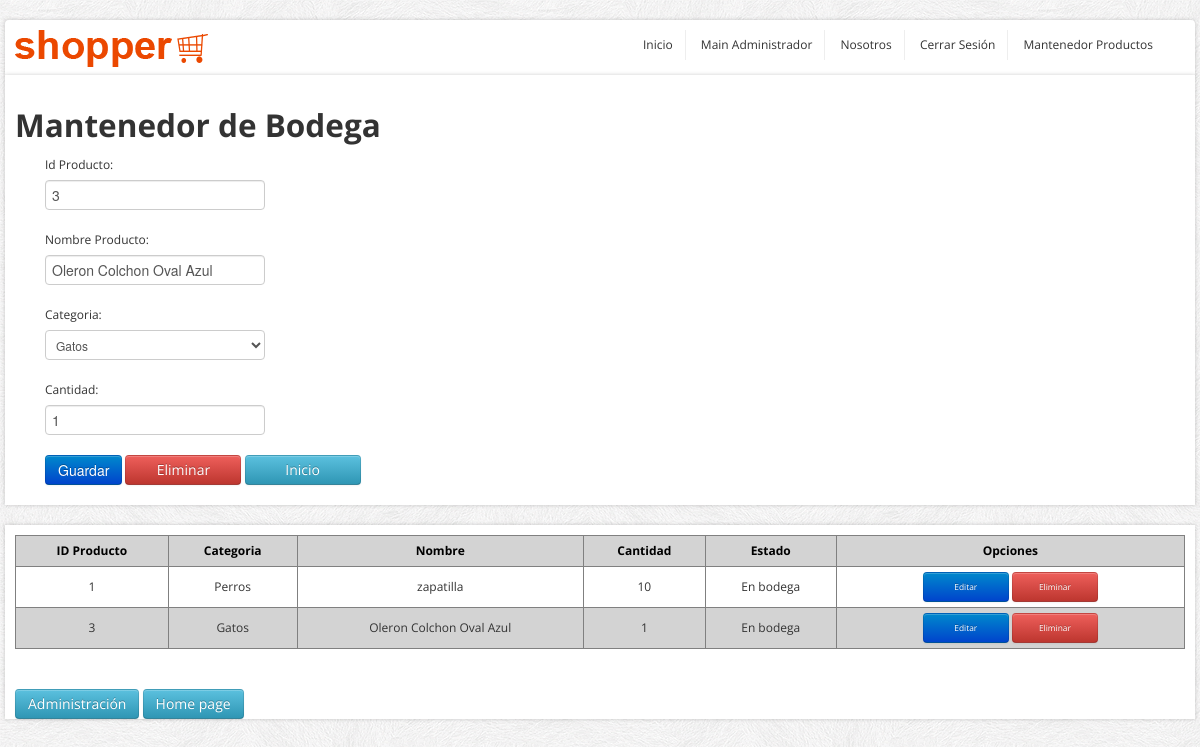
Before: /maestro_bodega/upd/3 (signed in) with the older database file.
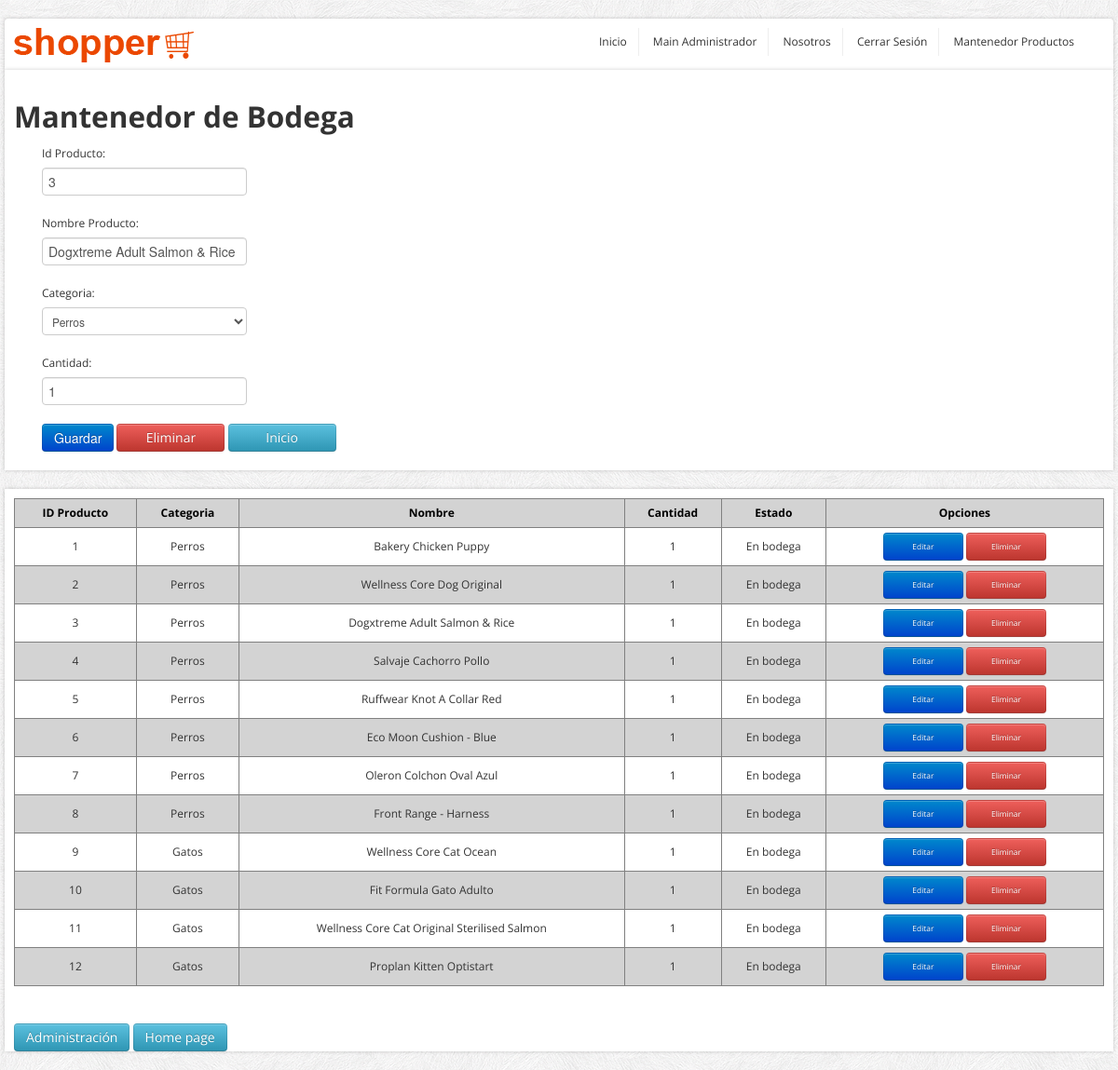
After: the same page with the newer database file.
### core/models.py (models this page shows, shortened)
class Producto(models.Model):
    idProducto = models.IntegerField(primary_key=True, verbose_name="Id Producto")
    nomProducto = models.CharField(max_length=80, blank=False, null=False, verbose_name="Nombre Producto")
    descripcion = models.CharField(max_length=300, null=True, blank=True, verbose_name="Descripción")
    precio = models.IntegerField(verbose_name="Precio")
    porcDesctoSubscriptor = models.IntegerField(blank=False, null=False, default=0,verbose_name="Porcentaje Descuento Suscriptor")
    porcDesctoOferta = models.IntegerField(blank=False, null=False, default=0,verbose_name="Porcentaje Descuento Oferta")
    imagen = models.ImageField(upload_to="images/", default="sinfoto.jpg", null=False, blank=False, verbose_name="Imagen Producto")
    cantidad= models.IntegerField(blank=False, null=False, default=0,verbose_name="Cantidad")
    categoria = models.ForeignKey(Categoria, on_delete=models.DO_NOTHING)

class Categoria(models.Model):
    idCategoria = models.IntegerField(primary_key=True, verbose_name="Id de categoría")
    nombreCategoria = models.CharField(max_length=80, blank=False, null=False, verbose_name="Nombre de la categoría")
    def __str__(self):
        return self.nombreCategoria

### core/views.py (the view, shortened to what this page needs)
# urls.py: path('maestro_bodega/<action>/<id>', maestro_bodega, name="maestro_bodega"),
def maestro_bodega(request, action, id):
    if not (request.user.is_authenticated and request.user.is_staff):
        return redirect(home)
    data = {"mesg": "", "form": BodegaForm, "action": action, "id": id}
    if action == 'upd':
        objeto = Producto.objects.get(idProducto=id)
        if request.method == "POST":
            form = BodegaForm(data=request.POST, files=request.FILES, instance=objeto)
            if form.is_valid:
                form.save()
                data["mesg"] = "¡El Producto fue actualizado correctamente!"
        data["form"] = BodegaForm(instance=objeto)
    data["list"] = Producto.objects.all().order_by('idProducto')
    return render(request, "core/maestro_bodega.html", data)

### core/forms.py
class BodegaForm(ModelForm):
    class Meta:
        model = Producto
        fields = ['idProducto', 'nomProducto','categoria', 'cantidad' ]

### core/templates/core/maestro_bodega.html (shortened to what this page needs)
{% load static %}
<!DOCTYPE html>
<html lang="en">
	<head>
		<link href="../../static/core/css/bootstrap/css/bootstrap.min.css" rel="stylesheet">
		<link href="../../static/core/css/bootstrap/css/bootstrap-responsive.min.css" rel="stylesheet">
		<link href="../../static/core/css/themes/css/bootstrappage.css" rel="stylesheet"/>
		<link href="../../static/core/css/themes/css/flexslider.css" rel="stylesheet"/>
		<link href="../../static/core/css/themes/css/main.css" rel="stylesheet"/>
		<link href="{% static 'core/css/forms.css'%}" rel="stylesheet">
	</head>
    <body>
		<div id="top-bar" class="container">
			<div class="row container-fluid">
					<ul class="user-menu">
						<div class="pull-left">
							<a href="index.html" class="logo pull-left"><img src="../../static/core/css/themes/images/logo.png" class="site_logo" alt=""></a>
						</div>
						<div class="pull-right">
							<li><a href="{% url 'home' %}">Inicio</a></li>
							<li><a href="{% url 'mainAdministrador' %}">Main Administrador</a></li>
							<li><a href="{% url 'sobre_nosotros' %}">Nosotros</a></li>
							<li><a href="{% url 'cerrar_sesion' %}">Cerrar Sesión</a></li>
							<li><a href="{% url 'maestro_producto' 'ins' -1 %}">Mantenedor Productos</a></li>
						</div>
					</ul>
			</div>
		</div>
		<div id="wrapper" class="container">
			<section class="main-content">
			    <br>
				<h2><span>Mantenedor de Bodega</span></h2>
                <div class="span5">
					{% if form %}
					<form method="POST" action="" enctype="multipart/form-data" id="formulario">
						<div class="form-group">
							{% csrf_token %} {{ form.as_p }}
						</div>
						<input type="submit" class="btn btn-primary btnwidth" id="id_guardar" value="Guardar">
						{% if id != '-1' %}
						<a class="btn btn-danger btnwidth" href="{% url 'maestro_bodega' 'del' id %}">Eliminar</a>
						{% endif %}
						<a class="btn btn-info btnwidth" href="{% url 'home' %}">Inicio</a>
					</form>
					{% endif %}
				</div>
			</section>
		</div>
		<div id="wrapper" class="container">
			<section class="main-content">
				{% if list %}
				<table id="tabla_datos">
					<thead>
						<tr>
							<th>ID Producto</th>
							<th>Categoria</th>
							<th>Nombre</th>
							<th>Cantidad</th>
							<th>Estado</th>
							<th class="titulo_boton">Opciones</th>
						</tr>
					</thead>
					<tbody>
						{% for pro in list %}
						<tr>
							<td align="center">{{ pro.idProducto }}</td>
							<td align="center">{{ pro.categoria }}</td>
							<td align="center">{{ pro.nomProducto }}</td>
							<td align="center">{{ pro.cantidad }}</td>
							<td align="center">En bodega</td>
							<td align="center">
								<a href="{% url 'maestro_bodega' 'upd' pro.idProducto %}"
									class="btn btn-primary btn-sm boton_chico">Editar
								</a>
								<a href="{% url 'maestro_bodega' 'del' pro.idProducto %}"
									class="btn btn-danger btn-sm boton_chico">Eliminar
								</a>
							</td>
						</tr>
						{% endfor %}
					</tbody>
				</table>
				{% endif %}
				<br>
				<a href="http://127.0.0.1:8000/admin" class="btn btn-info btn-sm">Administración</a>
				<a href="{% url 'home' %}" class="btn btn-info btn-sm">Home page</a>
			</section>
		</div>
    </body>
</html>

### core/static/core/css/themes/css/main.css (style rules this page uses)
body { font-size: 12px; font-family: 'Open Sans', arial, tahoma, sans-serif; background:url(../images/bg.png) repeat 0 0 fixed; }
label, input, button, select, textarea { font-size: 12px; }
ul li a,a { color:#333; outline:0; -webkit-transition: all 0.2s linear; -moz-transition: all 0.2s linear; -o-transition: all 0.2s linear; -ms-transition: all 0.2s linear; transition: all 0.2s linear; }
a { color:#eb4800; }
#wrapper,#top-bar { background: #fff; margin: 20px auto 20px auto; box-shadow: 0px 0px 4px 0px rgba(0, 0, 0, 0.2); -moz-box-shadow: 0px 0px 4px 0px rgba(0, 0, 0, 0.2); -webkit-box-shadow: 0px 0px 4px 0px rgba(0, 0, 0, 0.2); padding:0px 10px; }
#top-bar { background-color:#fff; padding:10px; margin: 20px auto -22px auto; -webkit-border-radius: 4px; -moz-border-radius: 4px; border-radius: 4px; }
#top-bar .user-menu { margin-left: 10px; padding: 0; list-style: none; }
#top-bar .user-menu li { display: inline-block; *display: inline; zoom: 1; border-right: 1px solid #eee; padding: 5px 12px; }
#top-bar .user-menu li:last-child { border-right:0; }

### core/static/core/css/forms.css (style rules this page uses)
#formulario label { width: 150px; }
.btnwidth { width: 90px; }
#tabla_datos { width: 100%; margin: auto; border-collapse: collapse; border: 1px solid gray; margin-top: 10px; margin-bottom: 20px; }
#tabla_datos th, td { border: 1px solid gray; padding: 5px; }
#tabla_datos th { background-color: lightgray; color: black; }
#tabla_datos tr:nth-child(even) { background-color: lightgray; }
.titulo_boton { width: 65; }
.boton_chico { font-size: 0.7em; width: 60px; }

Changed rows visible on the page:
changed Producto id 3: nomProducto "Oleron Colchon Oval Azul" → "Dogxtreme Adult Salmon & Rice"; categoria "Gatos" → "Perros"
changed Producto id 1: nomProducto "zapatilla" → "Bakery Chicken Puppy"; cantidad "10" → "1"
added Producto: idProducto "2", categoria "Perros", nomProducto "Wellness Core Dog Original", cantidad "1"
added Producto: idProducto "4", categoria "Perros", nomProducto "Salvaje Cachorro Pollo", cantidad "1"
added Producto: idProducto "5", categoria "Perros", nomProducto "Ruffwear Knot A Collar Red", cantidad "1"
added Producto: idProducto "6", categoria "Perros", nomProducto "Eco Moon Cushion - Blue", cantidad "1"
added Producto: idProducto "7", categoria "Perros", nomProducto "Oleron Colchon Oval Azul", cantidad "1"
added Producto: idProducto "8", categoria "Perros", nomProducto "Front Range - Harness", cantidad "1"
added Producto: idProducto "9", categoria "Gatos", nomProducto "Wellness Core Cat Ocean", cantidad "1"
added Producto: idProducto "10", categoria "Gatos", nomProducto "Fit Formula Gato Adulto", cantidad "1"
added Producto: idProducto "11", categoria "Gatos", nomProducto "Wellness Core Cat Original Sterilised Salmon", cantidad "1"
added Producto: idProducto "12", categoria "Gatos", nomProducto "Proplan Kitten Optistart", cantidad "1"
